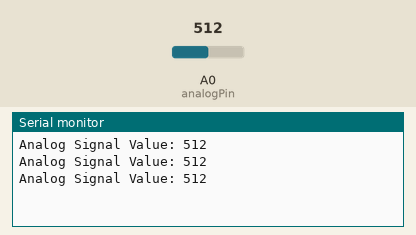
Simulated run of this sketch. Board: Arduino Uno, built with avr-gcc and run on an emulated ATmega328P. Parts: the last lines printed to the serial monitor. Inputs (shaded band) come from the test bench; at power-on: A0 (analogPin) = 512.

Above: at 1.3 s.
1.4 s: A0 (analogPin) set to 716
At 1.9 s:
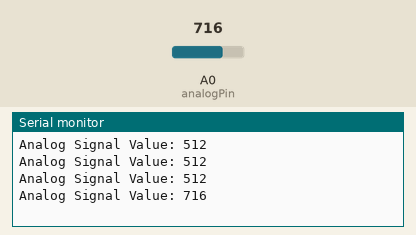
2.9 s: A0 (analogPin) set to 900
At 3.4 s:
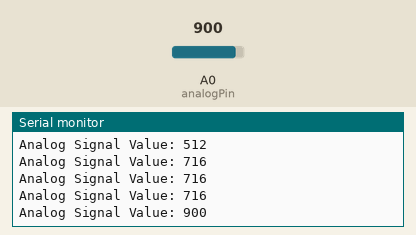
Timing chart, 0 to 5.9 s (numbered marks = the images above; inputs shaded):
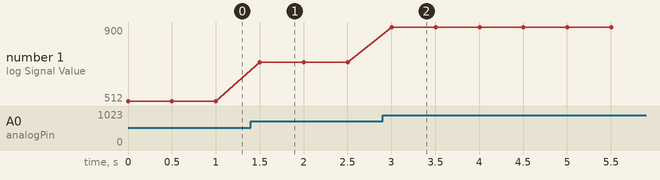

The sketch:

main.ino
```cpp
// Analog Signal Analysis with Arduino

const int analogPin = A0; // Analog pin to read from
int signalValue = 0;       // Variable to store the signal value

void setup() {
    Serial.begin(9600); // Start serial communication
}

void loop() {
    // Read the analog value
    signalValue = analogRead(analogPin);

    // Print the signal value to the Serial Monitor
    Serial.print("Analog Signal Value: ");
    Serial.println(signalValue);

    // Wait for a short period before the next reading
    delay(500);
}
```

Measured:
- after the input at 1.4 s, the serial monitor: prints a new line after 0.10 s (image 1)
- after the input at 2.9 s, the serial monitor: prints a new line after 0.10 s (image 2)
- plotted number 1: 512 → 716 after the input at 1.4 s, 716 → 900 after the input at 2.9 s
